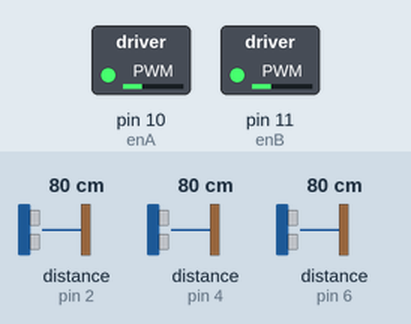
Simulated run of this sketch. Board: Arduino Uno, built with avr-gcc and run on an emulated ATmega328P. Shown: switched loads named in the sketch (green lamp = pin HIGH). Wiring (inferred from the names in the program): 3 × ultrasonic range finder: trigger pin 3, echo pin 2 / trigger pin 5, echo pin 4 / trigger pin 7, echo pin 6. The inputs (shaded band) are chosen by the test bench; at power-on: distance to the obstacle (sensors on pin 2, pin 4, pin 6) 80 cm. The echo pulse lasts 58.3 µs per cm; pins used as bus, display or sensor lines are not drawn; what the sketch prints to the serial monitor is not drawn.

Above: at 1.2 s.
1.3 s: distance to the obstacle (sensor on pin 2) set to 2 cm
4.3 s: distance to the obstacle (sensor on pin 4) set to 4 cm
7.3 s: distance to the obstacle (sensor on pin 6) set to 2 cm
10.3 s: distance to the obstacle (sensor on pin 4) set to 9 cm
13.3 s: distance to the obstacle (sensor on pin 2) set to 4 cm
16.3 s: distance to the obstacle (sensor on pin 6) set to 4 cm
Timing chart, 0 to 19.3 s (numbered marks = the images above; inputs shaded):
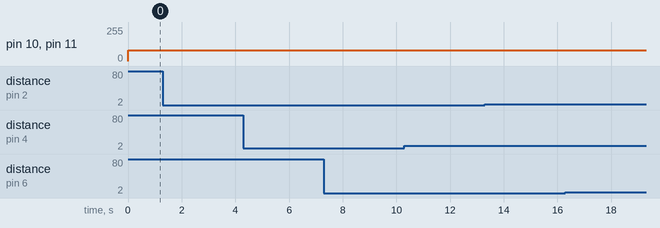

The sketch:

wall_follower.ino
```cpp
//Minimum distance from wall 5 Average 10 maximum 13

#define echoPinf 2
#define trigPinf 3

#define echoPinl 4
#define trigPinl 5

#define echoPinr 6
#define trigPinr 7

int sonarf,sonarl,sonarr;

//Motor Control
int enA = 10;
int in1 = 9;
int in2 = 8;
// Motor B connections
int enB = 11;
int in3 = 12;
int in4 = 13;

int rightspeed=80;
int leftspeed=80;

// defines variables
long duration;
int distance;

void setup() {
  pinMode(trigPinf, OUTPUT);
  pinMode(echoPinf, INPUT);

  pinMode(trigPinl, OUTPUT);
  pinMode(echoPinl, INPUT);

    pinMode(trigPinr, OUTPUT);
  pinMode(echoPinr, INPUT);


  Serial.begin(9600);

}
void loop() {

  sonarf = sonarF();
  sonarl= sonarL();
  sonarr = sonarR();

  Serial.print("Forward: ");Serial.print(sonarf);Serial.print(" cm   ");Serial.print("Left: ");Serial.print(sonarl);Serial.print(" cm   ");Serial.print("Right: ");Serial.print(sonarr);Serial.println(" cm   ");

  motorF();

  if(sonarf<25 && sonarf>1 ){
    motorO();


    if(sonarr>sonarl){
      motorR();
    } else if(sonarl>sonarr){
      motorL();
    }

  }
  sonarf = sonarF();
  sonarl= sonarL();


  if(sonarl<5){
  analogWrite(enA, 80);
  analogWrite(enB, 80);

  digitalWrite(in1, HIGH);
  digitalWrite(in2, LOW);
  digitalWrite(in3, LOW);
  digitalWrite(in4, HIGH);
  delay(50);
  }
  sonarr = sonarR();
  if(sonarr<5){
  analogWrite(enA, 80);
  analogWrite(enB, 80);

  digitalWrite(in1, LOW);
  digitalWrite(in2, HIGH);
  digitalWrite(in3, HIGH);
  digitalWrite(in4, LOW);
  delay(50);
  }
//sonarf = sonarF();
//   if(sonarf=1){
//      analogWrite(enA, 80);
//    analogWrite(enB, 80);
//
//  digitalWrite(in1, HIGH);
//  digitalWrite(in2, LOW);
//  digitalWrite(in3, HIGH);
//  digitalWrite(in4, LOW);
//   }


}


  //motorF();
  //speedControl();


void motorF(){
  analogWrite(enA, 80);
  analogWrite(enB, 80);

  digitalWrite(in1, LOW);
  digitalWrite(in2, HIGH);
  digitalWrite(in3, LOW);
  digitalWrite(in4, HIGH);

}
void motorR(){
  analogWrite(enA, rightspeed);
  analogWrite(enB, leftspeed);

  digitalWrite(in1, HIGH);
  digitalWrite(in2, LOW);
  digitalWrite(in3, LOW);
  digitalWrite(in4, HIGH);
  delay(100);

}
void motorfpwm(){
  analogWrite(enA, rightspeed);
  analogWrite(enB, leftspeed);

  digitalWrite(in1, HIGH);
  digitalWrite(in2, LOW);
  digitalWrite(in3, LOW);
  digitalWrite(in4, HIGH);
  delay(80);

}
void motorL(){
  analogWrite(enA, rightspeed);
  analogWrite(enB, leftspeed);

  digitalWrite(in1, LOW);
  digitalWrite(in2, HIGH);
  digitalWrite(in3, HIGH);
  digitalWrite(in4, LOW);

  delay(80);

}
void motorO(){
  digitalWrite(in1, HIGH);
  digitalWrite(in2, HIGH);
  digitalWrite(in3, HIGH);
  digitalWrite(in4, HIGH);

}

void speedControl() {
  // Turn on motors
  digitalWrite(in1, LOW);
  digitalWrite(in2, HIGH);
  digitalWrite(in3, LOW);
  digitalWrite(in4, HIGH);

  // Accelerate from zero to maximum speed
  for (int i = 0; i < 256; i++) {
    analogWrite(enA, i);
    analogWrite(enB, i);
    delay(20);
  }
}
int sonarF(){
  digitalWrite(trigPinf, LOW);
  delayMicroseconds(2);
  digitalWrite(trigPinf, HIGH);
  delayMicroseconds(10);
  digitalWrite(trigPinf, LOW);
  duration = pulseIn(echoPinf, HIGH);
  distance = duration * 0.034 / 2;
  return distance;
}

int sonarL(){
  digitalWrite(trigPinl, LOW);
  delayMicroseconds(2);
  digitalWrite(trigPinl, HIGH);
  delayMicroseconds(10);
  digitalWrite(trigPinl, LOW);
  duration = pulseIn(echoPinl, HIGH);
  distance = duration * 0.034 / 2;
  return distance;
}

int sonarR(){
  digitalWrite(trigPinr, LOW);
  delayMicroseconds(2);
  digitalWrite(trigPinr, HIGH);
  delayMicroseconds(10);
  digitalWrite(trigPinr, LOW);
  duration = pulseIn(echoPinr, HIGH);
  distance = duration * 0.034 / 2;
  return distance;
}
```

Measured:
- after the input at 1.3 s, every drawn part: stays the same
- after the input at 4.3 s, every drawn part: stays the same
- after the input at 7.3 s, every drawn part: stays the same
- after the input at 10.3 s, every drawn part: stays the same
- after the input at 13.3 s, every drawn part: stays the same
- after the input at 16.3 s, every drawn part: stays the same
